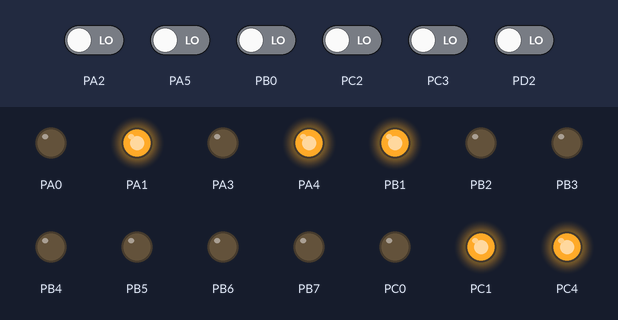
Bench run of a program on a simulated ATmega32, built with avr-gcc and emulated at 16 MHz. Parts: output pins drawn as LEDs (lit = HIGH). The test bench sets the inputs (shaded band); at power-on: PA2, PA5, PB0, PC2, PC3, PD2 LOW. At 2.8 s the program stops and its outputs stay as they are.

Above: at 1.2 s.
1.3 s: PA2 driven HIGH
At 1.7 s:
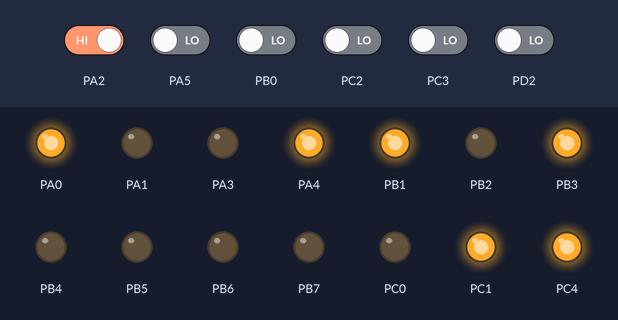
At 4.0 s:
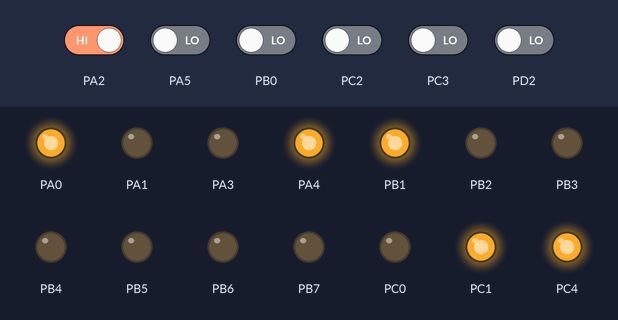
Timing chart, 0 to 4.3 s (numbered marks = the images above; inputs shaded):
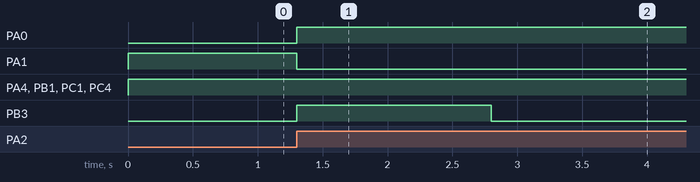

The program:

main.c
```c
/*
 * Buzzer_system_V2.c
 *
 * Created: 8/10/2017 1:43:15 AM
 * Author : FUAD
 */

#define F_CPU 16000000UL

#include <avr/io.h>
#include <util/delay.h>

// IN1		PA2
// OUT1		PA0
// OUT1b	PB4
// IOUT1	PA1

// IN2		PA5
// OUT2		PA3
// OUT2b	PB7
// IOUT2	PA4

// IN3		PC3
// OUT3		PC5
// OUT3b	PB5
// IOUT3	PC4

// IN4		PC2
// OUT4		PC0
// OUT4b	PB6
// IOUT4	PC1

// BUZZER	PB3

int main(void)
{
	DDRA |= (1 << PA0) | (1 << PA1) | (1 << PA3) | (1 << PA4);
	DDRC |= (1 << PC5) | (1 << PC4) | (1 << PC0) | (1 << PC1);
	DDRB |= (1 << PB1) | (1 << PB2) | (1 << PB3) | (1 << PB4) | (1 << PB5) | (1 << PB6) | (1 << PB7);
	DDRD |= (1 << PD3) | (1 << PD4);
	DDRA &= ~(1 << PA2);
	DDRA &= ~(1 << PA5);
	DDRC &= ~(1 << PC2);
	DDRC &= ~(1 << PC3);
	DDRB &= ~(1 << PB0);
	DDRD &= ~(1 << PD2);

	PORTA |= (1 << PA1) | (1 << PA4);
	PORTC |= (1 << PC4) | (1 << PC1);
	PORTB |= (1 << PB1);
	PORTD |= (1 << PD3);

	PORTA &= ~(1 << PA0);
	PORTA &= ~(1 << PA3);
	PORTC &= ~(1 << PC5);
	PORTC &= ~(1 << PC0);
	PORTB &= ~(1 << PB2);
	PORTD &= ~(1 << PD4);

	PORTB &= ~(1 << PB3);
	PORTB &= ~(1 << PB4);
	PORTB &= ~(1 << PB5);
	PORTB &= ~(1 << PB6);
	PORTB &= ~(1 << PB7);
	PORTD &= ~(1 << PD0);
	PORTD &= ~(1 << PD1);

	while (1)
    {
		if ((PINA & (1 << PINA2)))
		{
			PORTA |= (1 << PA0);
			PORTA &= ~(1 << PA1);
			PORTD |= (1 << PD0);

			PORTB |= (1 << PB3);
			_delay_ms(1500);
			PORTB &= ~(1 << PB3);

			break;
		}

		else if ((PINA & (1 << PINA5)))
		{
			PORTA |= (1 << PA3);
			PORTA &= ~(1 << PA4);
			PORTB |= (1 << PB6);

			PORTB |= (1 << PB3);
			_delay_ms(1500);
			PORTB &= ~(1 << PB3);

			break;
		}

		else if ((PINC & (1 << PINC3)))
		{
			PORTC |= (1 << PC5);
			PORTC &= ~(1 << PC4);
			PORTB |= (1 << PB5);

			PORTB |= (1 << PB3);
			_delay_ms(1500);
			PORTB &= ~(1 << PB3);

			break;
		}

		else if ((PINC & (1 << PINC2)))
		{
			PORTC |= (1 << PC0);
			PORTC &= ~(1 << PC1);
			PORTB |= (1 << PB7);

			PORTB |= (1 << PB3);
			_delay_ms(1500);
			PORTB &= ~(1 << PB3);

			break;
		}

		else if ((PIND & (1 << PIND2)))
		{
			PORTD |= (1 << PD4);
			PORTD &= ~(1 << PD3);
			PORTB |= (1 << PB4);


			PORTB |= (1 << PB3);
			_delay_ms(1500);
			PORTB &= ~(1 << PB3);

			break;
		}

		else if ((PINB & (1 << PINB0)))
		{
			PORTB |= (1 << PB2);
			PORTB &= ~(1 << PB1);
			PORTD |= (1 << PD1);

			PORTB |= (1 << PB3);
			_delay_ms(1500);
			PORTB &= ~(1 << PB3);

			break;
		}
    }
}
```

Measured:
- after the input at 1.3 s, PA0: LOW → HIGH at once; PA1: HIGH → LOW at once; PB3: LOW → HIGH at once, → LOW 1.5 s later
